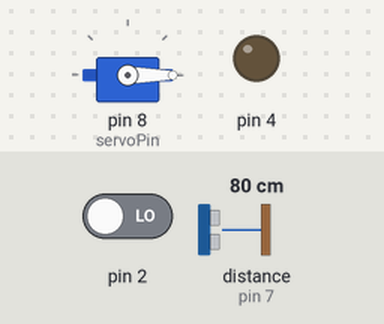
Bench run of a sketch on a simulated Arduino Uno, built with avr-gcc and run on an emulated ATmega328P. Shown: servo, output pins drawn as LEDs (lit = HIGH). Wiring (inferred from the names in the program): ultrasonic range finder: trigger pin 7; echo pin 7. The inputs (shaded band) are chosen by the test bench; at power-on: distance to the obstacle (sensor on pin 7) 80 cm, pin 2 LOW. The echo pulse lasts 58.3 µs per cm.

Above: at 1.2 s.
1.3 s: distance to the obstacle (sensor on pin 7) set to 45 cm
2.8 s: distance to the obstacle (sensor on pin 7) set to 38 cm
At 3.1 s:
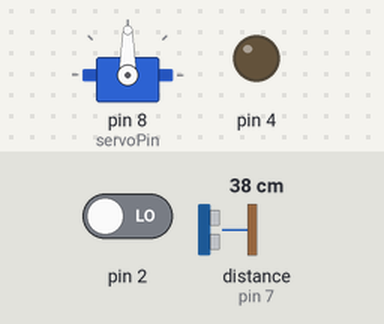
4.3 s: pin 2 driven HIGH
At 5.8 s:
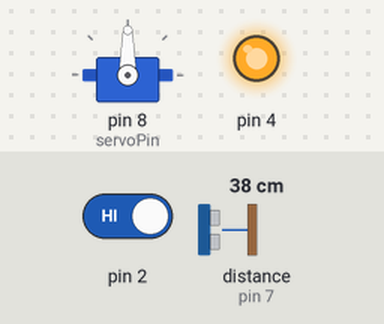
Timing chart, 0 to 7.3 s (numbered marks = the images above; inputs shaded):
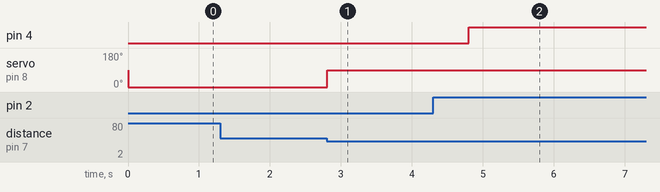

The sketch:

home_automation_system1__2_.ino
```cpp
#include<Servo.h>
const int pingPin = 7;
int servoPin = 8;

Servo servo1;

void setup() {
  // initialize serial communication:
  Serial.begin(9600);
  servo1.attach(servoPin);
  pinMode(2,INPUT);
  pinMode(4,OUTPUT);
  digitalWrite(2,LOW);
  digitalWrite(11,HIGH);

}

void loop() {

  long duration, inches, cm;
  pinMode(pingPin, OUTPUT);
  digitalWrite(pingPin, LOW);
  delayMicroseconds(2);
  digitalWrite(pingPin, HIGH);
  delayMicroseconds(5);
  digitalWrite(pingPin, LOW);

  // The same pin is used to read the signal from the PING))): a HIGH pulse
  // whose duration is the time (in microseconds) from the sending of the ping
  // to the reception of its echo off of an object.
  pinMode(pingPin, INPUT);
  duration = pulseIn(pingPin, HIGH);

  // convert the time into a distance
  inches = microsecondsToInches(duration);
  cm = microsecondsToCentimeters(duration);

  //Serial.print(inches);
  //Serial.print("in, ");
  //Serial.print(cm);
  //Serial.print("cm");
  //Serial.println();
  //delay(100);

  servo1.write(0);

  if(cm < 40)
  {
    servo1.write(90);
    delay(2000);
  }
  else
  {
    servo1.write(0);
  }

  // PIR with LED starts
  int pir = digitalRead(2);

  if(pir == HIGH)
  {
    digitalWrite(4,HIGH);
    delay(5000);
  }
  else if(pir == LOW)
  {
    digitalWrite(4,LOW);
  }
}

long microsecondsToInches(long microseconds) {
  return microseconds / 74 / 2;
}

long microsecondsToCentimeters(long microseconds) {
  return microseconds / 29 / 2;
}
```

Measured:
- the behaviour switches between 41 and 40 cm on distance to the obstacle (sensor on pin 7) (found by bisection; images 0 and 1)
- after the input at 1.3 s, every drawn part: stays the same
- after the input at 2.8 s, servo on pin 8 (servoPin): 0° → 90° at once
- after the input at 4.3 s, pin 4: LOW → HIGH after 0.50 s
